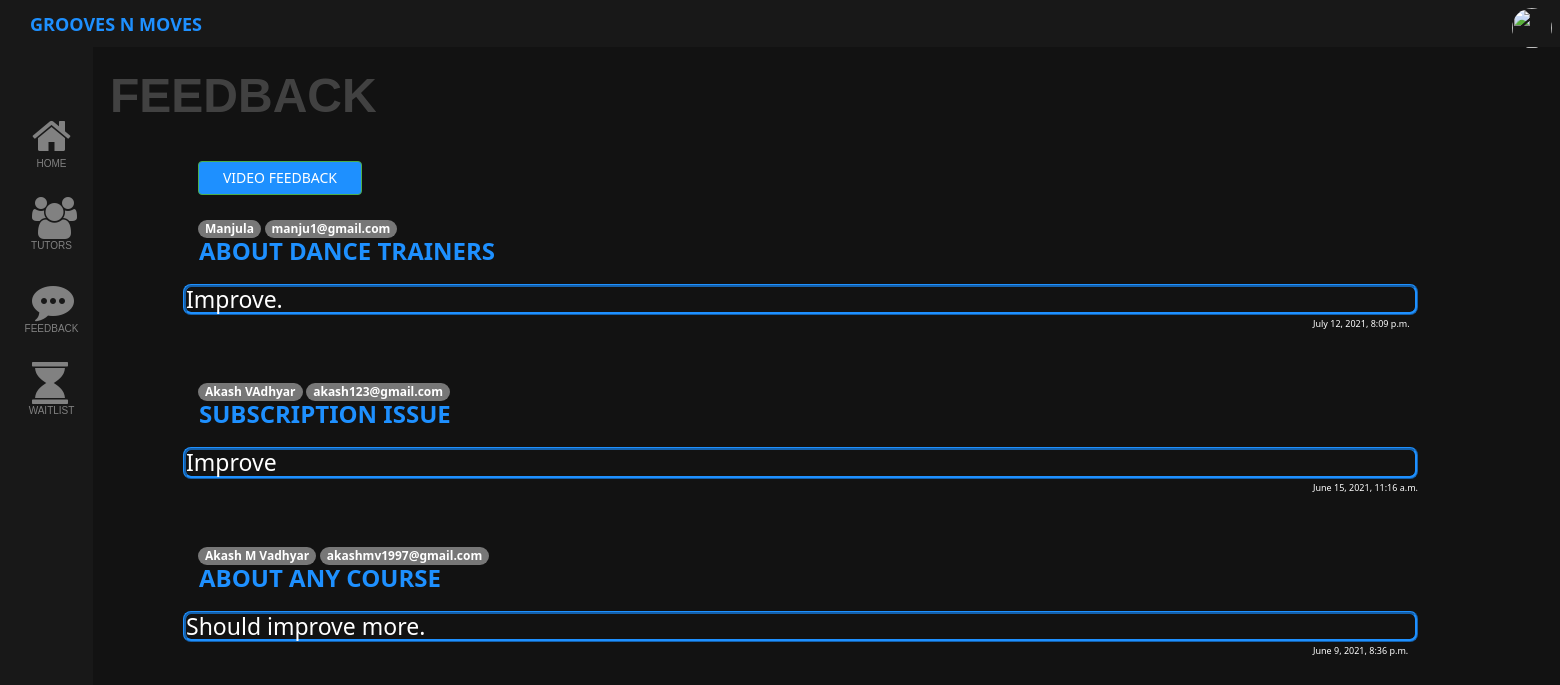
The app's page /administrator/feedback/ (signed in), older data.
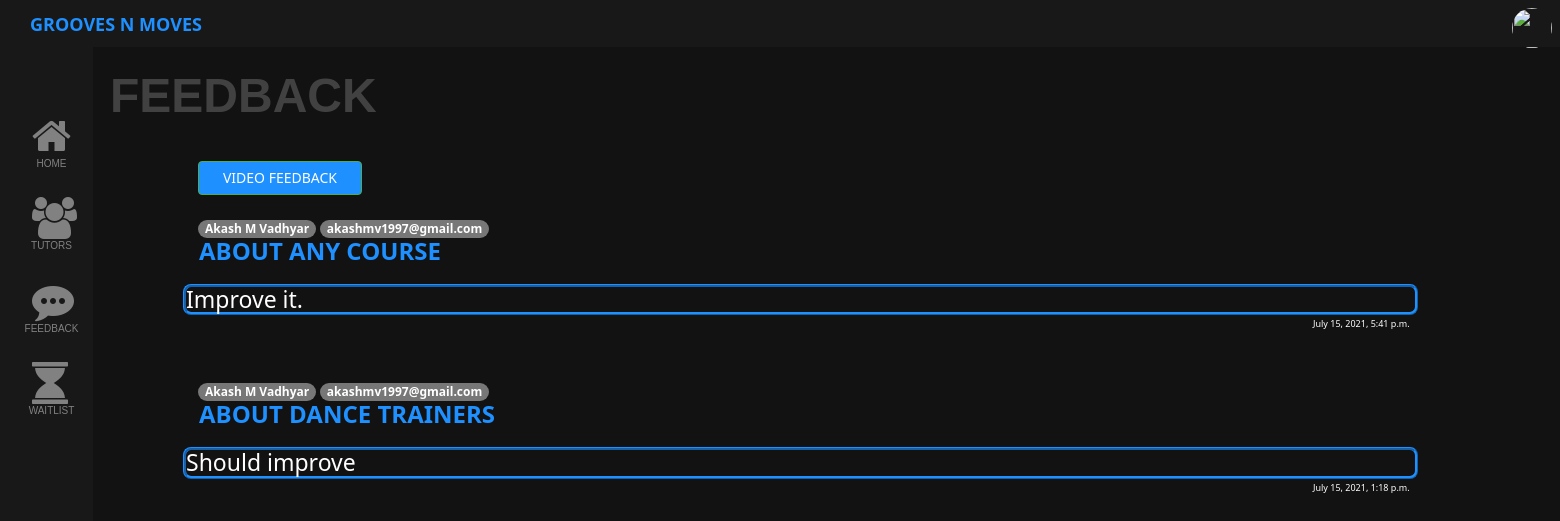
The same page, newer data.
### Student/models.py (models this page shows, shortened)
class Feedback(models.Model):
    feedstudent=models.ForeignKey(StudentModel, verbose_name="Student", on_delete=models.CASCADE,null=True)
    feedtype=models.ForeignKey(ComplaintType,on_delete=models.CASCADE,null=True,verbose_name="Choose feedback type")
    feedsend=models.DateTimeField(auto_now_add=True,verbose_name="Send date",null=True)
    feedcontent=models.TextField(max_length=300,verbose_name="Give feedback",null=True)

### Accounts/models.py (models this page shows, shortened)
class StudentModel(models.Model):
    student_name=models.CharField("Name",max_length=20,null=False)
    student_contact=models.CharField("Contact",max_length=10,null=False)
    student_email=models.EmailField("Email",unique=True,max_length=50,null=False)
    GENDER_CHOICES = (
        ('M', 'Male'),
        ('F', 'Female'),
        ('O', 'Others'),
    )
    student_gender = models.CharField("Gender",max_length=20, choices=GENDER_CHOICES,null=False)
    student_dob=models.DateField("Date of birth",null=False)
    student_username=models.CharField("Username",max_length=20,unique=True,null=False)
    student_password=models.CharField("Password",max_length=20,unique=True,null=False)
    student_reenterpassword=models.CharField("Re-enter password",max_length=20,unique=True,null=False)
    student_district=models.ForeignKey(District,on_delete=models.CASCADE,null=True,verbose_name="District")
    student_country=CountryField()
    student_regdate=models.DateField("student_regdate",auto_now_add=True,null=False)
    student_dp=models.ImageField("Profile picture",upload_to='profile')

### MasterEntry/models.py (models this page shows, shortened)
class ComplaintType(models.Model):
    complainttype_name=models.CharField("Complaint Type",max_length=20,null=False,unique=True)

### Administrator/views.py (the view)
# urls.py: path('feedback/',views.feedback,name="feed"),
def feedback(request):
    if request.session.has_key('admin_id'):
        feed=Feedback.objects.all().order_by('-feedsend')
        ctype=ComplaintType.objects.all()
        if request.method=='POST':
            return render(request,"Administrator/feedback.html",{"feed":feed,"ctype":ctype})
        else:
            return render(request,"Administrator/feedback.html",{"feed":feed,"ctype":ctype})
    else:
        return redirect("/accounts/login/")

### Administrator/templates/Administrator/feedback.html (shortened to what this page needs)
{% extends 'base.html' %}
    {% block content %}
    <h1 class="pagetitle">Feedback</h2>
     <form  class="feed"action="{%url 'Administrator:videofeed'%}" method="POST">
        <button type="submit" value="submit" class="btn btn-success subscription">Video Feedback</button>
    </form>
    {%if feed%}
    {%for a in feed%}
    <div class="feeddiv">
    <p class="badge badge success">{{a.feedstudent.student_name}}</p>
    <p class=" badge badge success">{{a.feedstudent.student_email}}<p>
    <p class="feedctype">{{a.feedtype.complainttype_name}}
    <h1 class="content">{{a.feedcontent}}</h1>
    <h2 class="datesend">{{a.feedsend}}</h2>
    </div>
    {%endfor%}
    {%else%}
        <p class="empty">No feedbacks</p>
    {%endif%}
    {% endblock content%}

### templates/base.html (shortened to what this page needs)
<html>
  <head>
    <link rel="stylesheet" href="https://maxcdn.bootstrapcdn.com/bootstrap/3.4.1/css/bootstrap.min.css">
    <link
      rel="stylesheet"
      href="https://cdnjs.cloudflare.com/ajax/libs/font-awesome/4.7.0/css/font-awesome.min.css"
      />
      <link rel="stylesheet" href="//maxcdn.bootstrapcdn.com/font-awesome/4.3.0/css/font-awesome.min.css">
    </head>
  <body>
    {%if request.session.student_id or request.session.tutor_id or request.session.admin_id%}
    <p class="title" style="color:dodgerblue;">Grooves N Moves</p>
    {%endif%}
      {% if request.session.tutor_id %}
      <nav class="navbar-dark " >
        <div class="navbar-nav">
          <a href="#" class="dropdown-toggle" data-toggle="dropdown">
            <img src="{{request.session.tutor_photo}}" width="40" height="40" class="rounded-circle" style="border-radius:24px;"></a>
      </div>
    </nav>
    <div id="mySidenav" class="sidenav">
      <a href=""><p>HOME</p></a>
      <a href="/tutor/courses/"><p>COURSES</p></a>
    </div>
    {%endif%}
    {% if request.session.admin_id %}
    <nav class="navbar-dark " >
      <div class="navbar-nav">
          <a href="#" class="dropdown-toggle" data-toggle="dropdown">
          <img src="https://www.nicepng.com/png/detail/263-2635962_png-file-svg-admin-icon-png.png" width="40" height="40" class="rounded-circle" style="border-radius:24px;"></a>
      </div>
    </nav>
    <div id="mySidenav" class="sidenav">
      <a href="/administrator/createnews/"><i class="fa fa-home" aria-hidden="true"></i><p>HOME</p></a>
      <a href="/administrator/tutors/"><i class="fa fa-users" aria-hidden="true"></i><p>TUTORS</p></a>
      <a href="/administrator/feedback/"><i class="fa fa-commenting" aria-hidden="true"></i><p>FEEDBACK</p></a>
      <a href="/administrator/waitlist/"><i class="fa fa-hourglass" aria-hidden="true"></i><p>WAITLIST</p></a>
    </div>
    {%endif%}
    <div class="container" >
        {% block content %} {% endblock %}
      </div>
  </body>
</html>

### templates/base.html (style rules this page uses)
.navbar-nav { display:flex; flex-direction: row; justify-content: right; position: fixed; top: 0; right: 0; left: 0; height: 47px; z-index: 1; background: #181818; }
.navbar-nav a { margin-top: 8px; margin-right: 8px; text-decoration: none; color: #ffffffc7; transition: all 0.2s ease-in-out }
body { font-family: 'Segoe UI', Tahoma, Geneva, Verdana, sans-serif; background: #121212; }
.container { margin-top: 57px; width: 1265px; max-width: 1265px; margin-left: 183px; }
.sidenav { height: 100%; width: 93px; position: fixed; z-index: 232 !important; top: 0; left: 0; margin-top: 47px; background-color:#181818; overflow-x: hidden; padding-top: 60px; transition: 0.5s; }
.sidenav a { padding: 8px 8px 8px 32px; text-decoration: none; font-size: 42px; color: #818181; display: block; transition: 0.3s; }
.sidenav a p { font-size: 10px; font-family: 'Lucida Sans', 'Lucida Sans Regular', 'Lucida Grande', 'Lucida Sans Unicode', Geneva, Verdana, sans-serif; text-align: center !important; margin-left: -14px !important; }
.subscription { background: dodgerblue; color: white; font-weight: 500; text-transform: uppercase; width:164px; position:sticky; z-index: 45; }
.title { color: dodgerblue; position: sticky !important; top: 12px; text-transform: uppercase; font-size: large; font-weight: bold; right: 1182; z-index: 2; margin-left: 30px !important; margin-right: 977 !important; }
.pagetitle { top: 50 !important; position: fixed; color: white; text-transform:uppercase; font-weight: bold; font-size: xxx-large; font-family:'Trebuchet MS', 'Lucida Sans Unicode', 'Lucida Grande', 'Lucida Sans', Arial, sans-serif; opacity: 0.2; left: 110px; text-align: center; z-index: 1; }
.feed { position: relative; top: 78px; }
.feeddiv { position: relative; top: 89px; }
.content { top: -28px; position: relative; left: -15px; font-size: 23px; color: white; border: ridge; border-radius: 8px; border-color: dodgerblue; }
.datesend { font-size: 9px; position: relative; left: 1115; top: -44px; color: white; }
.feedctype { color: dodgerblue; text-transform: uppercase; font-weight: bold; position: relative; bottom: 24px; font-size: 24px; left: 1px; }

Row changes from the older to the newer data that the page shows:
removed Feedback: feedstudent.student_name "Manjula", feedstudent.student_email "manju1@gmail.com", feedtype.complainttype_name "ABOUT DANCE TRAINERS", feedcontent "Improve.", feedsend "July 12, 2021, 8:09 p.m."
removed Feedback: feedstudent.student_name "Akash VAdhyar", feedstudent.student_email "akash123@gmail.com", feedtype.complainttype_name "SUBSCRIPTION ISSUE", feedcontent "Improve", feedsend "June 15, 2021, 11:16 a.m."
removed Feedback: feedstudent.student_name "Akash M Vadhyar", feedstudent.student_email "akashmv1997@gmail.com", feedtype.complainttype_name "ABOUT ANY COURSE", feedcontent "Should improve more.", feedsend "June 9, 2021, 8:36 p.m."
added Feedback: feedstudent.student_name "Akash M Vadhyar", feedstudent.student_email "akashmv1997@gmail.com", feedtype.complainttype_name "ABOUT ANY COURSE", feedcontent "Improve it.", feedsend "July 15, 2021, 5:41 p.m."
added Feedback: feedstudent.student_name "Akash M Vadhyar", feedstudent.student_email "akashmv1997@gmail.com", feedtype.complainttype_name "ABOUT DANCE TRAINERS", feedcontent "Should improve", feedsend "July 15, 2021, 1:18 p.m."
